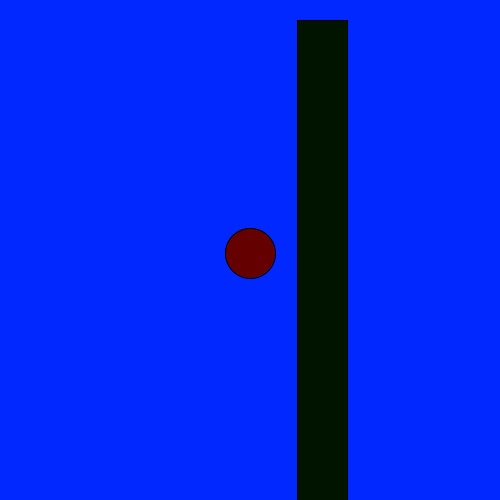
Frame 1 (no input)
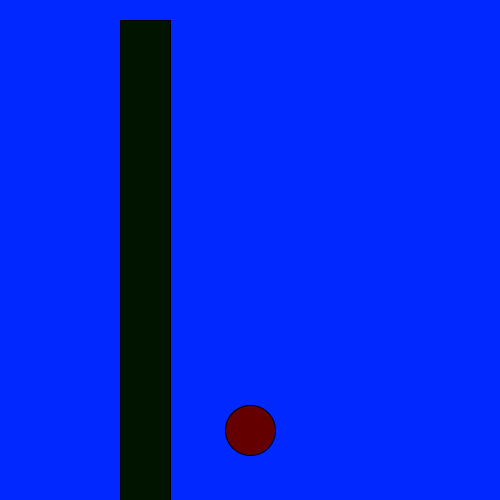
Frame 60 (the mouse pressed at the canvas centre just before this capture)
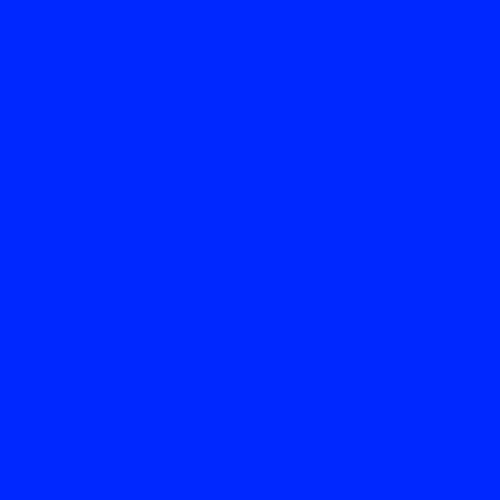
Frame 120 (the mouse held since frame 60 and released just before this capture)

The Processing sketch that drew these frames (run headless with seeded random() and noise(); from frame 60 on, the mouse is pressed at the canvas centre):

// Processing sketch: sketch_180409a
// ── sketch_180409a.pde
void setup(){
size(500, 500);
background(20, 0, 30);
}
int ybird = 250;
int xbird = 250;
int rectx = 300;
void draw(){
background(0, 40, 500);
ybird+=3;
double gravity = 0.5;
double birdYVelocity = 0;
fill(100, 0, 0);
ellipse(xbird, ybird, 50, 50); 
if(mousePressed == true){
ybird-=15;
}
rectx-=3;
fill(0, 20, 0);
rect(rectx, 20, 50, 600);
if(rectx == 0){
rectx = 600;
rectx-=30;
}

}
